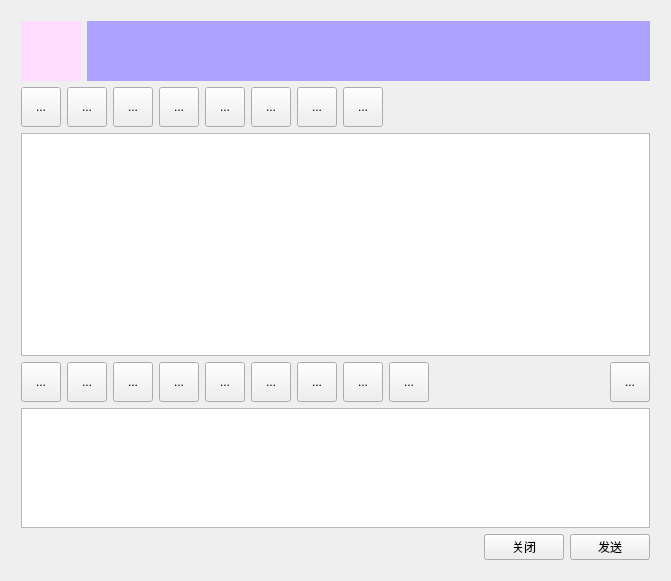
<?xml version="1.0" encoding="UTF-8"?>
<ui version="4.0">
 <class>LayoutWin</class>
 <widget class="QMainWindow" name="LayoutWin">
  <property name="geometry">
   <rect>
    <x>0</x>
    <y>0</y>
    <width>671</width>
    <height>581</height>
   </rect>
  </property>
  <property name="windowTitle">
   <string>LayoutWin</string>
  </property>
  <property name="styleSheet">
   <string notr="true">QMainWindow{border-image: url(:/new/prefix1/back.jpg);}</string>
  </property>
  <widget class="QWidget" name="centralWidget">
   <widget class="QWidget" name="">
    <property name="geometry">
     <rect>
      <x>10</x>
      <y>10</y>
      <width>651</width>
      <height>561</height>
     </rect>
    </property>
    <layout class="QVBoxLayout" name="verticalLayout">
     <item>
      <layout class="QHBoxLayout" name="horizontalLayout">
       <item>
        <widget class="QLabel" name="label">
         <property name="minimumSize">
          <size>
           <width>0</width>
           <height>60</height>
          </size>
         </property>
         <property name="maximumSize">
          <size>
           <width>60</width>
           <height>16777215</height>
          </size>
         </property>
         <property name="styleSheet">
          <string notr="true">background-color: rgb(255, 220, 255);</string>
         </property>
         <property name="text">
          <string/>
         </property>
        </widget>
       </item>
       <item>
        <widget class="QLabel" name="label_2">
         <property name="styleSheet">
          <string notr="true">background-color: rgb(173, 162, 255);</string>
         </property>
         <property name="text">
          <string/>
         </property>
        </widget>
       </item>
      </layout>
     </item>
     <item>
      <layout class="QHBoxLayout" name="horizontalLayout_2">
       <item>
        <widget class="QToolButton" name="toolButton">
         <property name="sizePolicy">
          <sizepolicy hsizetype="Fixed" vsizetype="Fixed">
           <horstretch>0</horstretch>
           <verstretch>0</verstretch>
          </sizepolicy>
         </property>
         <property name="minimumSize">
          <size>
           <width>40</width>
           <height>40</height>
          </size>
         </property>
         <property name="maximumSize">
          <size>
           <width>40</width>
           <height>40</height>
          </size>
         </property>
         <property name="styleSheet">
          <string notr="true">background-image: url(:/new/prefix1/b1.png);</string>
         </property>
         <property name="text">
          <string>...</string>
         </property>
        </widget>
       </item>
       <item>
        <widget class="QToolButton" name="toolButton_2">
         <property name="sizePolicy">
          <sizepolicy hsizetype="Fixed" vsizetype="Fixed">
           <horstretch>0</horstretch>
           <verstretch>0</verstretch>
          </sizepolicy>
         </property>
         <property name="minimumSize">
          <size>
           <width>40</width>
           <height>40</height>
          </size>
         </property>
         <property name="maximumSize">
          <size>
           <width>40</width>
           <height>40</height>
          </size>
         </property>
         <property name="styleSheet">
          <string notr="true">border-image: url(:/new/prefix1/b1.png);</string>
         </property>
         <property name="text">
          <string>...</string>
         </property>
        </widget>
       </item>
       <item>
        <widget class="QToolButton" name="toolButton_4">
         <property name="sizePolicy">
          <sizepolicy hsizetype="Fixed" vsizetype="Fixed">
           <horstretch>0</horstretch>
           <verstretch>0</verstretch>
          </sizepolicy>
         </property>
         <property name="minimumSize">
          <size>
           <width>40</width>
           <height>40</height>
          </size>
         </property>
         <property name="maximumSize">
          <size>
           <width>40</width>
           <height>40</height>
          </size>
         </property>
         <property name="styleSheet">
          <string notr="true">image: url(:/new/prefix1/b1.png);</string>
         </property>
         <property name="text">
          <string>...</string>
         </property>
        </widget>
       </item>
       <item>
        <widget class="QToolButton" name="toolButton_3">
         <property name="sizePolicy">
          <sizepolicy hsizetype="Fixed" vsizetype="Fixed">
           <horstretch>0</horstretch>
           <verstretch>0</verstretch>
          </sizepolicy>
         </property>
         <property name="minimumSize">
          <size>
           <width>40</width>
           <height>40</height>
          </size>
         </property>
         <property name="maximumSize">
          <size>
           <width>40</width>
           <height>40</height>
          </size>
         </property>
         <property name="text">
          <string>...</string>
         </property>
        </widget>
       </item>
       <item>
        <widget class="QToolButton" name="toolButton_7">
         <property name="sizePolicy">
          <sizepolicy hsizetype="Fixed" vsizetype="Fixed">
           <horstretch>0</horstretch>
           <verstretch>0</verstretch>
          </sizepolicy>
         </property>
         <property name="minimumSize">
          <size>
           <width>40</width>
           <height>40</height>
          </size>
         </property>
         <property name="maximumSize">
          <size>
           <width>40</width>
           <height>40</height>
          </size>
         </property>
         <property name="text">
          <string>...</string>
         </property>
        </widget>
       </item>
       <item>
        <widget class="QToolButton" name="toolButton_8">
         <property name="sizePolicy">
          <sizepolicy hsizetype="Fixed" vsizetype="Fixed">
           <horstretch>0</horstretch>
           <verstretch>0</verstretch>
          </sizepolicy>
         </property>
         <property name="minimumSize">
          <size>
           <width>40</width>
           <height>40</height>
          </size>
         </property>
         <property name="maximumSize">
          <size>
           <width>40</width>
           <height>40</height>
          </size>
         </property>
         <property name="text">
          <string>...</string>
         </property>
        </widget>
       </item>
       <item>
        <widget class="QToolButton" name="toolButton_5">
         <property name="sizePolicy">
          <sizepolicy hsizetype="Fixed" vsizetype="Fixed">
           <horstretch>0</horstretch>
           <verstretch>0</verstretch>
          </sizepolicy>
         </property>
         <property name="minimumSize">
          <size>
           <width>40</width>
           <height>40</height>
          </size>
         </property>
         <property name="maximumSize">
          <size>
           <width>40</width>
           <height>40</height>
          </size>
         </property>
         <property name="text">
          <string>...</string>
         </property>
        </widget>
       </item>
       <item>
        <widget class="QToolButton" name="toolButton_6">
         <property name="sizePolicy">
          <sizepolicy hsizetype="Fixed" vsizetype="Fixed">
           <horstretch>0</horstretch>
           <verstretch>0</verstretch>
          </sizepolicy>
         </property>
         <property name="minimumSize">
          <size>
           <width>40</width>
           <height>40</height>
          </size>
         </property>
         <property name="maximumSize">
          <size>
           <width>40</width>
           <height>40</height>
          </size>
         </property>
         <property name="text">
          <string>...</string>
         </property>
        </widget>
       </item>
       <item>
        <spacer name="horizontalSpacer">
         <property name="orientation">
          <enum>Qt::Horizontal</enum>
         </property>
         <property name="sizeHint" stdset="0">
          <size>
           <width>40</width>
           <height>20</height>
          </size>
         </property>
        </spacer>
       </item>
      </layout>
     </item>
     <item>
      <widget class="QListWidget" name="listWidget"/>
     </item>
     <item>
      <layout class="QHBoxLayout" name="horizontalLayout_3">
       <item>
        <widget class="QToolButton" name="toolButton_9">
         <property name="sizePolicy">
          <sizepolicy hsizetype="Fixed" vsizetype="Fixed">
           <horstretch>0</horstretch>
           <verstretch>0</verstretch>
          </sizepolicy>
         </property>
         <property name="minimumSize">
          <size>
           <width>40</width>
           <height>40</height>
          </size>
         </property>
         <property name="maximumSize">
          <size>
           <width>40</width>
           <height>40</height>
          </size>
         </property>
         <property name="text">
          <string>...</string>
         </property>
        </widget>
       </item>
       <item>
        <widget class="QToolButton" name="toolButton_10">
         <property name="sizePolicy">
          <sizepolicy hsizetype="Fixed" vsizetype="Fixed">
           <horstretch>0</horstretch>
           <verstretch>0</verstretch>
          </sizepolicy>
         </property>
         <property name="minimumSize">
          <size>
           <width>40</width>
           <height>40</height>
          </size>
         </property>
         <property name="maximumSize">
          <size>
           <width>40</width>
           <height>40</height>
          </size>
         </property>
         <property name="text">
          <string>...</string>
         </property>
        </widget>
       </item>
       <item>
        <widget class="QToolButton" name="toolButton_11">
         <property name="sizePolicy">
          <sizepolicy hsizetype="Fixed" vsizetype="Fixed">
           <horstretch>0</horstretch>
           <verstretch>0</verstretch>
          </sizepolicy>
         </property>
         <property name="minimumSize">
          <size>
           <width>40</width>
           <height>40</height>
          </size>
         </property>
         <property name="maximumSize">
          <size>
           <width>40</width>
           <height>40</height>
          </size>
         </property>
         <property name="text">
          <string>...</string>
         </property>
        </widget>
       </item>
       <item>
        <widget class="QToolButton" name="toolButton_12">
         <property name="sizePolicy">
          <sizepolicy hsizetype="Fixed" vsizetype="Fixed">
           <horstretch>0</horstretch>
           <verstretch>0</verstretch>
          </sizepolicy>
         </property>
         <property name="minimumSize">
          <size>
           <width>40</width>
           <height>40</height>
          </size>
         </property>
         <property name="maximumSize">
          <size>
           <width>40</width>
           <height>40</height>
          </size>
         </property>
         <property name="text">
          <string>...</string>
         </property>
        </widget>
       </item>
       <item>
        <widget class="QToolButton" name="toolButton_13">
         <property name="sizePolicy">
          <sizepolicy hsizetype="Fixed" vsizetype="Fixed">
           <horstretch>0</horstretch>
           <verstretch>0</verstretch>
          </sizepolicy>
         </property>
         <property name="minimumSize">
          <size>
           <width>40</width>
           <height>40</height>
          </size>
         </property>
         <property name="maximumSize">
          <size>
           <width>40</width>
           <height>40</height>
          </size>
         </property>
         <property name="text">
          <string>...</string>
         </property>
        </widget>
       </item>
       <item>
        <widget class="QToolButton" name="toolButton_14">
         <property name="sizePolicy">
          <sizepolicy hsizetype="Fixed" vsizetype="Fixed">
           <horstretch>0</horstretch>
           <verstretch>0</verstretch>
          </sizepolicy>
         </property>
         <property name="minimumSize">
          <size>
           <width>40</width>
           <height>40</height>
          </size>
         </property>
         <property name="maximumSize">
          <size>
           <width>40</width>
           <height>40</height>
          </size>
         </property>
         <property name="text">
          <string>...</string>
         </property>
        </widget>
       </item>
       <item>
        <widget class="QToolButton" name="toolButton_15">
         <property name="sizePolicy">
          <sizepolicy hsizetype="Fixed" vsizetype="Fixed">
           <horstretch>0</horstretch>
           <verstretch>0</verstretch>
          </sizepolicy>
         </property>
         <property name="minimumSize">
          <size>
           <width>40</width>
           <height>40</height>
          </size>
         </property>
         <property name="maximumSize">
          <size>
           <width>40</width>
           <height>40</height>
          </size>
         </property>
         <property name="text">
          <string>...</string>
         </property>
        </widget>
       </item>
       <item>
        <widget class="QToolButton" name="toolButton_16">
         <property name="sizePolicy">
          <sizepolicy hsizetype="Fixed" vsizetype="Fixed">
           <horstretch>0</horstretch>
           <verstretch>0</verstretch>
          </sizepolicy>
         </property>
         <property name="minimumSize">
          <size>
           <width>40</width>
           <height>40</height>
          </size>
         </property>
         <property name="maximumSize">
          <size>
           <width>40</width>
           <height>40</height>
          </size>
         </property>
         <property name="text">
          <string>...</string>
         </property>
        </widget>
       </item>
       <item>
        <widget class="QToolButton" name="toolButton_17">
         <property name="sizePolicy">
          <sizepolicy hsizetype="Fixed" vsizetype="Fixed">
           <horstretch>0</horstretch>
           <verstretch>0</verstretch>
          </sizepolicy>
         </property>
         <property name="minimumSize">
          <size>
           <width>40</width>
           <height>40</height>
          </size>
         </property>
         <property name="maximumSize">
          <size>
           <width>40</width>
           <height>40</height>
          </size>
         </property>
         <property name="text">
          <string>...</string>
         </property>
        </widget>
       </item>
       <item>
        <spacer name="horizontalSpacer_3">
         <property name="orientation">
          <enum>Qt::Horizontal</enum>
         </property>
         <property name="sizeHint" stdset="0">
          <size>
           <width>40</width>
           <height>20</height>
          </size>
         </property>
        </spacer>
       </item>
       <item>
        <widget class="QToolButton" name="toolButton_18">
         <property name="sizePolicy">
          <sizepolicy hsizetype="Fixed" vsizetype="Fixed">
           <horstretch>0</horstretch>
           <verstretch>0</verstretch>
          </sizepolicy>
         </property>
         <property name="minimumSize">
          <size>
           <width>40</width>
           <height>40</height>
          </size>
         </property>
         <property name="maximumSize">
          <size>
           <width>40</width>
           <height>40</height>
          </size>
         </property>
         <property name="text">
          <string>...</string>
         </property>
        </widget>
       </item>
      </layout>
     </item>
     <item>
      <widget class="QTextEdit" name="textEdit">
       <property name="maximumSize">
        <size>
         <width>16777215</width>
         <height>120</height>
        </size>
       </property>
      </widget>
     </item>
     <item>
      <layout class="QHBoxLayout" name="horizontalLayout_4">
       <item>
        <spacer name="horizontalSpacer_2">
         <property name="orientation">
          <enum>Qt::Horizontal</enum>
         </property>
         <property name="sizeHint" stdset="0">
          <size>
           <width>40</width>
           <height>20</height>
          </size>
         </property>
        </spacer>
       </item>
       <item>
        <widget class="QPushButton" name="pushButton_2">
         <property name="text">
          <string>关闭</string>
         </property>
        </widget>
       </item>
       <item>
        <widget class="QPushButton" name="pushButton">
         <property name="text">
          <string>发送</string>
         </property>
        </widget>
       </item>
      </layout>
     </item>
    </layout>
   </widget>
  </widget>
 </widget>
 <layoutdefault spacing="6" margin="11"/>
 <resources/>
 <connections/>
</ui>
